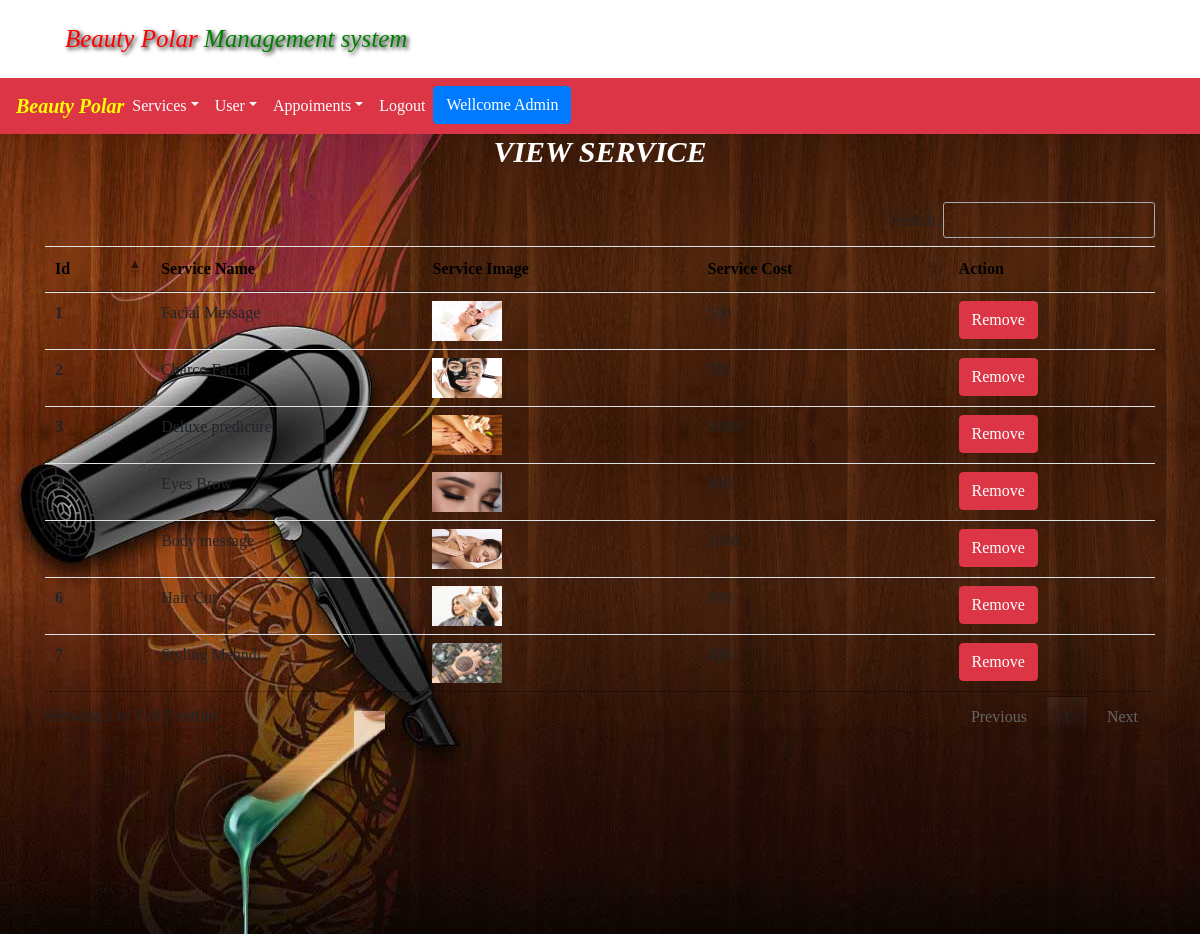
/viewService (signed in), run on the app's committed database.
### polar/models.py (models this page shows, shortened)
class Service(models.Model):
    name = models.CharField(max_length=100, null = True)
    cost = models.IntegerField(null = True)
    image = models.FileField(upload_to='images')
    decs = models.CharField(max_length=100, null=True)

### polar/views.py (the view)
# urls.py: path("viewService", views.view_Services, name="view_Services"),
def view_Services(request):
    if not request.user.is_authenticated:
        return redirect('admin_login')
    pro = Service.objects.all()
    d = {"service" : pro}
    return render(request, 'view_Services.html', d)

### templates/view_Services.html (shortened to what this page needs)
{%include 'navbar.html'%}
{%load static%}
<!DOCTYPE html>
<html>
<head>
</head>
<body>
  <div class="back">
     <div class="container ">
    <h2 class="text-center " style="text-transform: uppercase; font-size: 30px; font-weight: bold; color: white; font-style: italic;"> View Service </h2>
    <br>
<table class="table"  id="example" >
  <thead style="color: black">
    <tr>
      <th scope="col">Id</th>
      <th scope="col">Service Name</th>
      <th scope="col">Service Image</th>
      <th scope="col">Service Cost</th>
      <th scope="col">Action</th>
    </tr>
  </thead>
  <tbody>
    {% for views in service %}
    <tr>
      <th scope="row">{{views.id}}</th>
      <td>{{views.name}}</td>
      <td><img src="/media/{{views.image}}" class="foo"></img></td>
      <td>{{views.cost}}</td>
      <td><a href="{%url 'remove_allUser' views.id %}" onclick="return confirm(' Are You Sure? You want to Remove this Record from DataBase')" class="btn btn-danger">Remove</a></td>
    </tr>
    {%endfor%}
  </tbody>
</table>
  </div>
</div>
</body>
</html>

### static/css/style.css (style rules this page uses)
* { margin: 0%; padding: 0%; }
* { font-family: myFirstFont; }

### data on the page
Service: id "1", name "Facial Message", image (picture), cost "500"
Service: id "2", name "Charco Facial", image (picture)
Service: id "3", name "Deluxe predicure", image (picture)
Service: id "4", name "Eyes Brow", image (picture)
Service: id "5", name "Body message", image (picture), cost "1000"
Service: id "6", name "Hair Cut", image (picture), cost "500"
Service: name "Styling Mehndi", image (picture)
